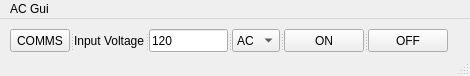
<?xml version="1.0" encoding="UTF-8"?>
<ui version="4.0">
 <class>MainWindow</class>
 <widget class="QMainWindow" name="MainWindow">
  <property name="geometry">
   <rect>
    <x>0</x>
    <y>0</y>
    <width>470</width>
    <height>76</height>
   </rect>
  </property>
  <property name="windowTitle">
   <string>MainWindow</string>
  </property>
  <widget class="QWidget" name="centralwidget">
   <widget class="QSplitter" name="splitter">
    <property name="geometry">
     <rect>
      <x>10</x>
      <y>10</y>
      <width>438</width>
      <height>23</height>
     </rect>
    </property>
    <property name="orientation">
     <enum>Qt::Horizontal</enum>
    </property>
    <widget class="QToolButton" name="comms">
     <property name="text">
      <string>COMMS</string>
     </property>
    </widget>
    <widget class="QLabel" name="input_voltage_label">
     <property name="text">
      <string>Input Voltage</string>
     </property>
    </widget>
    <widget class="QLineEdit" name="input_voltage">
     <property name="text">
      <string>120</string>
     </property>
    </widget>
    <widget class="QComboBox" name="input_type">
     <item>
      <property name="text">
       <string>AC</string>
      </property>
     </item>
     <item>
      <property name="text">
       <string>DC</string>
      </property>
     </item>
    </widget>
    <widget class="QPushButton" name="AC_ON">
     <property name="text">
      <string>ON</string>
     </property>
    </widget>
    <widget class="QPushButton" name="AC_OFF">
     <property name="text">
      <string>OFF</string>
     </property>
    </widget>
   </widget>
  </widget>
  <widget class="QMenuBar" name="menubar">
   <property name="geometry">
    <rect>
     <x>0</x>
     <y>0</y>
     <width>470</width>
     <height>21</height>
    </rect>
   </property>
   <widget class="QMenu" name="menuAC_Gui">
    <property name="title">
     <string>AC Gui</string>
    </property>
    <addaction name="separator"/>
   </widget>
   <addaction name="menuAC_Gui"/>
  </widget>
  <widget class="QStatusBar" name="statusbar"/>
 </widget>
 <resources/>
 <connections/>
</ui>
